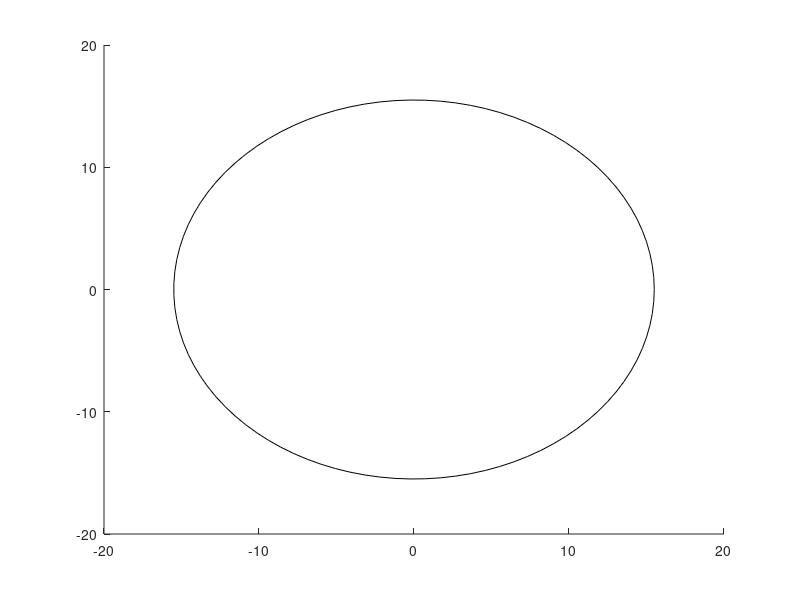

Write the MATLAB code that produced this figure.
function grafica_prueba()%#codegen
%creamo el obejeto de conexion de la raspberry 
%r = raspi;
rall = 1;% radio del circulo sensores
theta = linspace(0, 2*pi);
n=4.5; % grados entre giros de sensores;
data_base=[16	16	17	17	18	18	18	20	21	23	40	40	40	40	40	40	40	40	40	40	40	40	40	40	40	40	40	40	40	40	40	40	40	40	40	40	40	40	40	40	40	40	40	40	40	;];
%--------------- circulo principal --------------------------
ra = 15.5;% radio del circulo
xc = 0; %posicion del circulo central en x
yc = 0; %posicion del circulo central en y
x = xc+cos(theta)' *ra;
y = yc+sin(theta)' *ra;

cla %limpia los ejes de la grafica

%figure(3); %crea una vebnta con el numero
%subplot(1, 1, 1) ;%subplot(i, j, k)– i,j dividen la ventana en sectores (filas y columnas) - k indica el sector donde se coloca el gráfico
hold on; %para dibujar más de una curva, superficie o línea (o combinación de éstos) en un mismo gráfico, se debe usar
lol= plot(x,y,'k');

end
